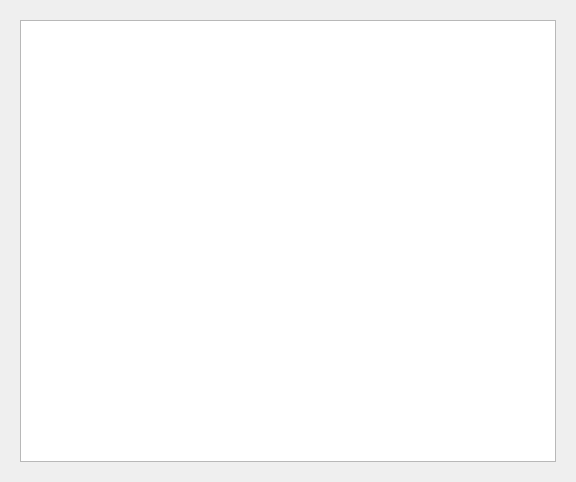
<?xml version="1.0" encoding="UTF-8"?>
<ui version="4.0">
 <class>StatWidget</class>
 <widget class="QWidget" name="StatWidget">
  <property name="geometry">
   <rect>
    <x>0</x>
    <y>0</y>
    <width>576</width>
    <height>482</height>
   </rect>
  </property>
  <property name="windowTitle">
   <string>StatWidget</string>
  </property>
  <layout class="QGridLayout" name="mainLayout">
   <item row="0" column="0">
    <widget class="QWidget" name="centralwidget" native="true">
     <property name="autoFillBackground">
      <bool>false</bool>
     </property>
     <layout class="QGridLayout" name="gridLayout">
      <item row="2" column="1">
       <widget class="QTextBrowser" name="statTextBrowser">
        <property name="font">
         <font>
          <pointsize>11</pointsize>
         </font>
        </property>
        <property name="styleSheet">
         <string notr="true">statTextBrowser rgb(240, 240, 240)</string>
        </property>
       </widget>
      </item>
     </layout>
    </widget>
   </item>
  </layout>
 </widget>
 <resources/>
 <connections/>
</ui>
